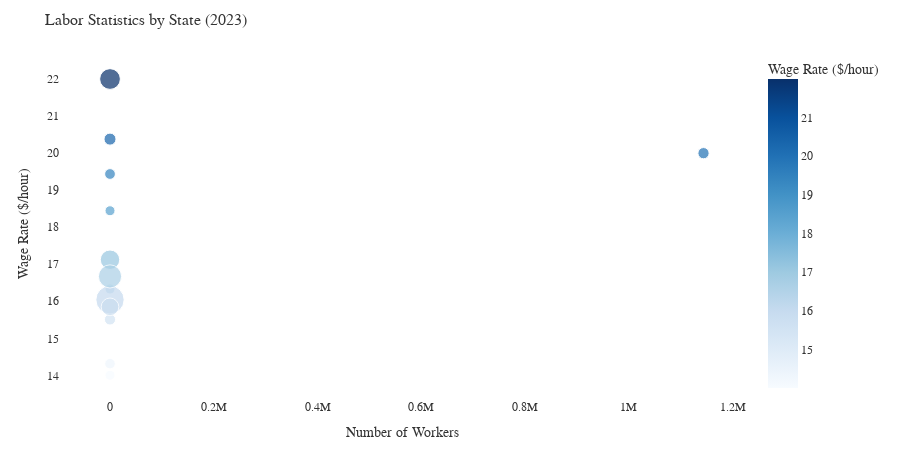

Here is the notebook cell this chart was saved with:
### Code cell
# Labor Statistics Scatter Plot
# Shows wage rate vs workers across all states
fig = labor_intensity_scatter(
    state_crop_df,
    labor_df,
    state_alpha=SELECTED_STATE,
    year=SELECTED_YEAR
)
fig.show()

### Figure 1 — Plotly figure (JSON) as saved in the notebook; plotly's stock layout.template omitted (floating-point values rounded to 4 significant figures)
{"data": [{"customdata": [["AK"], ["AL"], ["AR"], ["AZ"], ["CA"], ["CO"], ["CT"], ["GA"], ["ID"], ["LA"], ["ME"], ["MS"], ["SC"]], "hovertemplate": "<b>%{hovertext}</b><br><br>Number of Workers=%{x:,.0f}<br>Wage Rate ($/hour)=%{marker.color:.2f}<br>Hours per Week=%{marker.size}<br>state_alpha=%{customdata[0]}<extra></extra>", "hovertext": ["ALASKA", "ALABAMA", "ARKANSAS", "ARIZONA", "CALIFORNIA", "COLORADO", "CONNECTICUT", "GEORGIA", "IDAHO", "LOUISIANA", "MAINE", "MISSISSIPPI", "SOUTH CAROLINA"], "legendgroup": "", "marker": {"color": [16.33, 21.99, 15.51, 16.04, 19.99, 19.43, 17.12, 20.37, 16.67, 14.01, 18.44, 14.32, 15.85], "coloraxis": "coloraxis", "size": [211.0, 2419.0, 694.0, 4490.0, 708.1, 653.0, 2125.0, 813.0, 3019.0, 537.0, 185.0, 620.0, 1755.0], "sizemin": 5, "sizemode": "area", "sizeref": 11.22, "symbol": "circle"}, "mode": "markers", "name": "", "orientation": "v", "showlegend": false, "type": "scatter", "x": [0.0, 0.0, 0.0, 0.0, 1144000.0, 0.0, 0.0, 0.0, 0.0, 0.0, 0.0, 0.0, 0.0], "xaxis": "x", "y": [16.33, 21.99, 15.51, 16.04, 19.99, 19.43, 17.12, 20.37, 16.67, 14.01, 18.44, 14.32, 15.85], "yaxis": "y"}], "layout": {"coloraxis": {"colorbar": {"title": {"text": "Wage Rate ($/hour)"}}, "colorscale": [[0, "rgb(247,251,255)"], [0.125, "rgb(222,235,247)"], [0.25, "rgb(198,219,239)"], [0.375, "rgb(158,202,225)"], [0.5, "rgb(107,174,214)"], [0.625, "rgb(66,146,198)"], [0.75, "rgb(33,113,181)"], [0.875, "rgb(8,81,156)"], [1, "rgb(8,48,107)"]]}, "font": {"color": "#333", "family": "Arial, sans-serif", "size": 12}, "height": 450, "legend": {"itemsizing": "constant", "tracegroupgap": 0}, "margin": {"b": 50, "l": 60, "r": 30, "t": 50}, "paper_bgcolor": "white", "plot_bgcolor": "white", "title": {"font": {"color": "#333", "size": 16}, "text": "Labor Statistics by State (2023)"}, "xaxis": {"anchor": "y", "domain": [0, 1], "title": {"text": "Number of Workers"}}, "yaxis": {"anchor": "x", "domain": [0, 1], "title": {"text": "Wage Rate ($/hour)"}}}}
